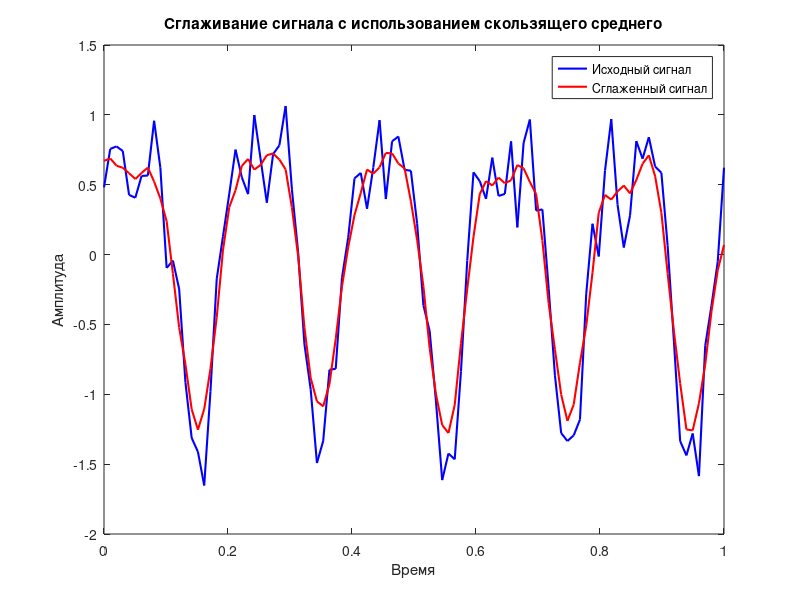

Reproduce this figure in MATLAB.
% Среднее арифметическое / Сглаживание сигнала с использованием скользящего среднего

% Создание временной оси
t = linspace(0, 1, 100);

% Генерация сигнала с добавлением шума
signal = sin(2*pi*5*t) + 0.5*cos(2*pi*10*t) + 0.2*randn(size(t));

% Определение размера окна для среднего
window_size = 5;

% Применение оконного среднего
smoothed_signal = movmean(signal, window_size);

% Отображение результатов
figure;
plot(t, signal, 'b-', 'LineWidth', 1.5);
hold on;
plot(t, smoothed_signal, 'r-', 'LineWidth', 1.5);
legend('Исходный сигнал', 'Сглаженный сигнал');
xlabel('Время');
ylabel('Амплитуда');
title('Сглаживание сигнала с использованием скользящего среднего');

